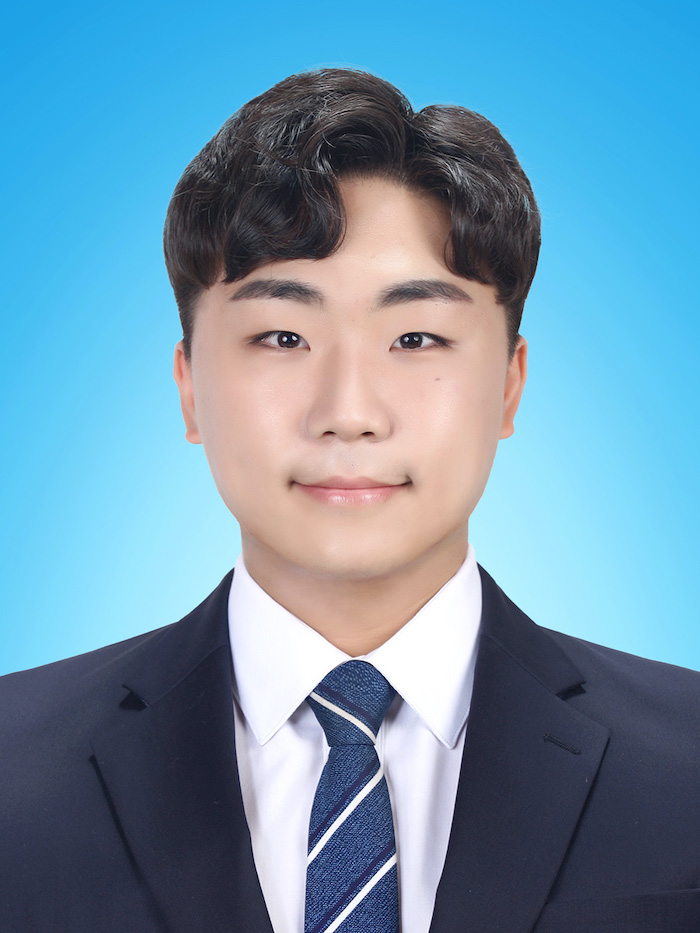
#> input picture 2_2_OpenCV/Image/study_image.jpg, 700 x 933 px
$ python hitograme.py
#> lines starting #> are read from the running program, lines starting #| are printed output that depends on the picture
import cv2
from matplotlib import pyplot as plt
#이미지 경로
image_file = "Image/study_image.jpg"
# 수정 ㅇ벗는 원본 이미지
original = cv2.imread(image_file, cv2.IMREAD_COLOR)
#> original is the input picture: shape (933, 700, 3); mean B, G, R 172.9, 149.1, 109.4
# 흑백 사진 이미지
gray = cv2.imread(image_file,cv2.IMREAD_GRAYSCALE)
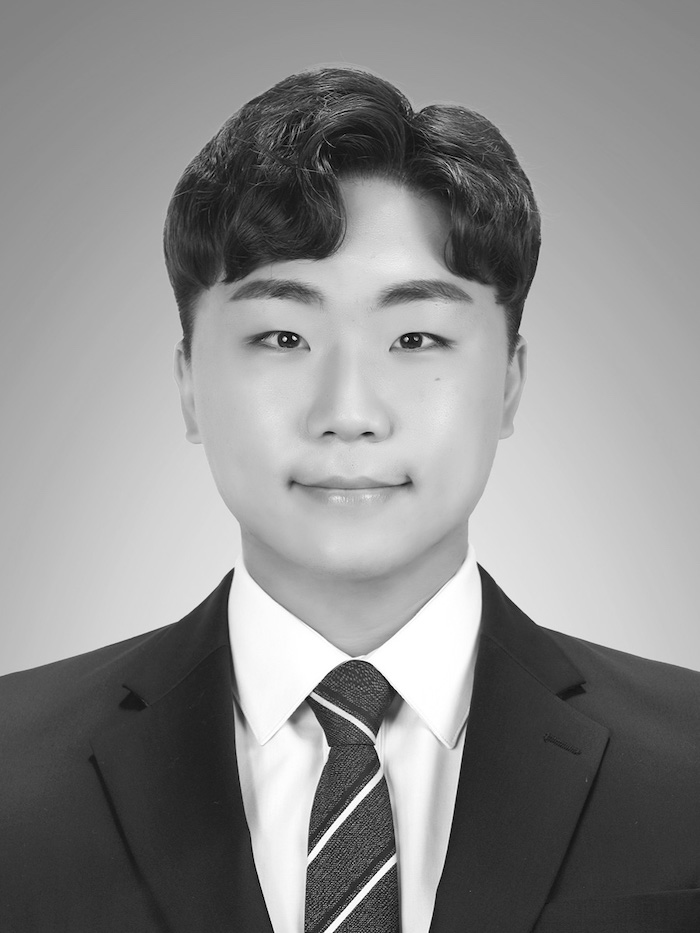
#> gray: shape (933, 700); min 0, max 255, mean 140
# 이미지 파일의 알파 채널
unchange = cv2.imread(image_file, cv2.IMREAD_UNCHANGED)
# rbg는 저작권이 붙어 bgr로 입력
color = ('b','g','r')


for i,col in enumerate(color):
    # calcHist 파라미터 설명
    # 1. images : 분석할 이미지 파일
    # 2. Channel : 컬러 이미지(BGR)이면, 배열 값 3개로 정의
    # 3. mask : 분석할 영역의 형태인 mask
    # 4. images : 히스토그램의 hist 크기,
    # 5. 범위 : 컬러 이미지(bgr)아묜 0 - 256까지 배열
    hist = cv2.calcHist([original],[i], None, [256],[0,256])
    plt.figure(1)
    plt.plot(hist, color = col)


# 원본 이미지 히스토그램 출력
plt.show()
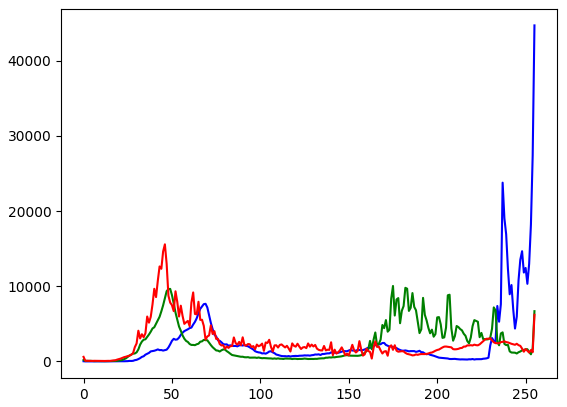
#> figure drawn by matplotlib, 1 panel; curve peaks at x = 255, y = 44704; curve peaks at x = 175, y = 10039; curve peaks at x = 46, y = 15577

$ run again, with 2_2_OpenCV/Image/my_face2.jpg copied over 2_2_OpenCV/Image/study_image.jpg
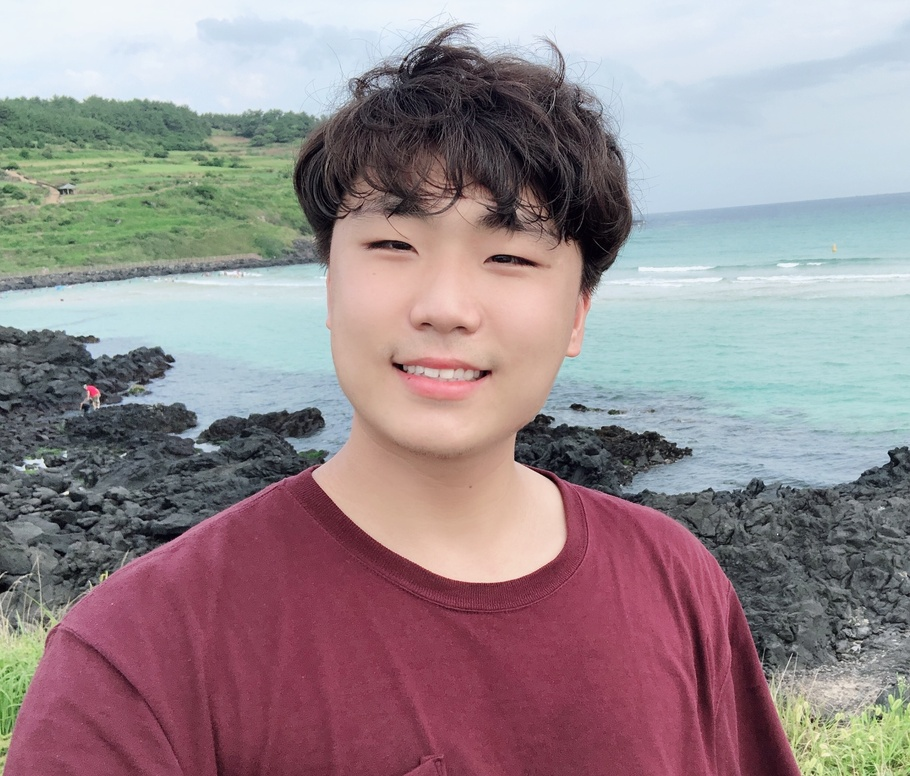
#> input picture 2_2_OpenCV/Image/my_face2.jpg, 910 x 776 px, shrunk from 2304 x 1965 before the run
#> original is the input picture: shape (776, 910, 3); mean B, G, R 142.2, 137.9, 151.8
#> `gray = cv2.imread(image_file,cv2.IMREAD_GRAYSCALE)`:
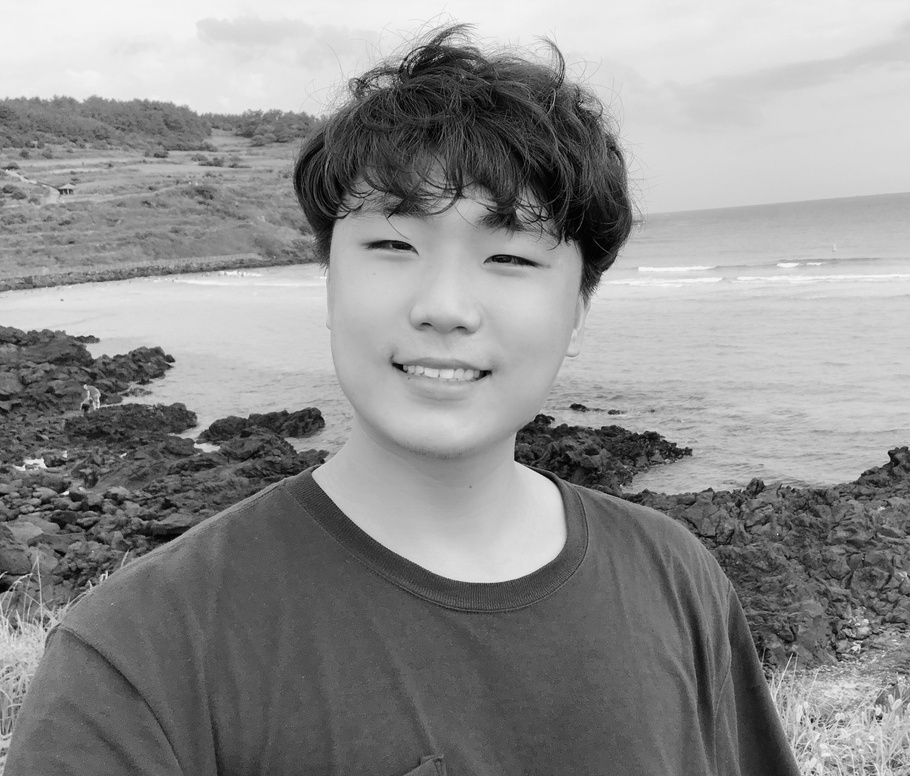
#> gray: shape (776, 910); min 0, max 251, mean 142.6
#> `plt.show()`:
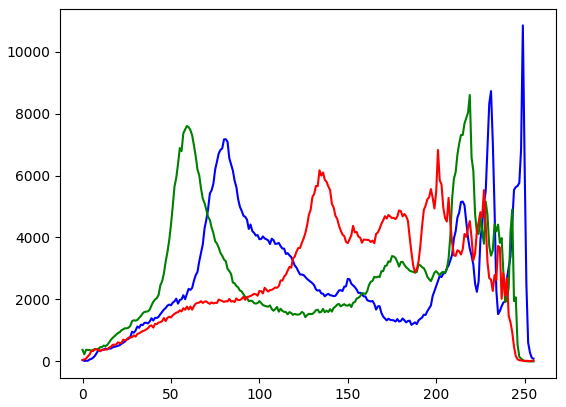
#> figure drawn by matplotlib, 1 panel; curve peaks at x = 249, y = 10844; curve peaks at x = 219, y = 8598; curve peaks at x = 201, y = 6825

$ run again, with 2_2_OpenCV/Image/my_face3.jpg copied over 2_2_OpenCV/Image/study_image.jpg
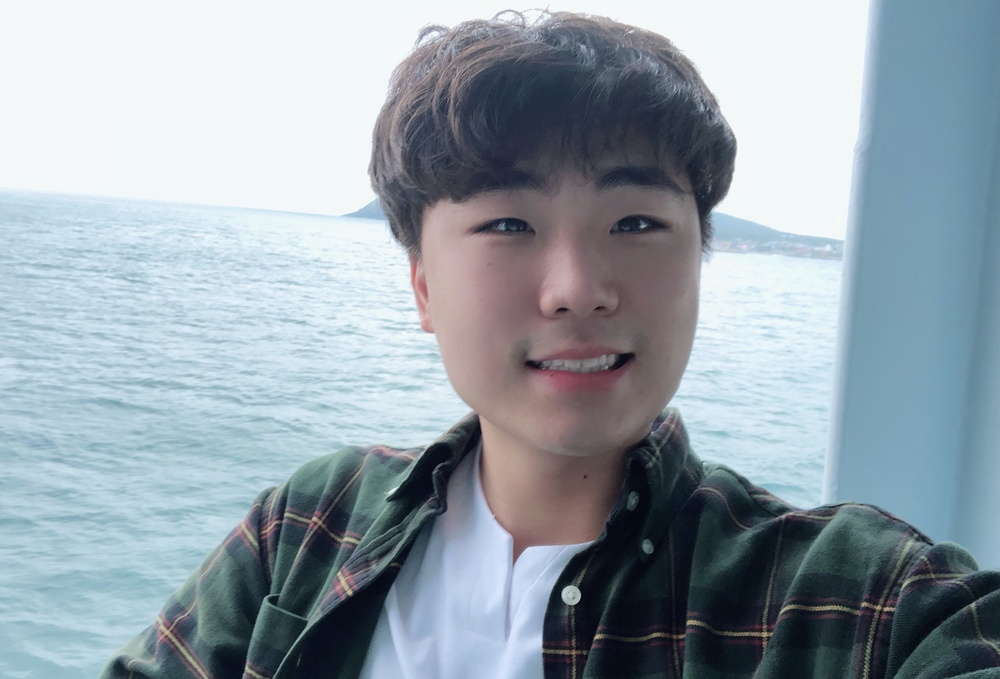
#> input picture 2_2_OpenCV/Image/my_face3.jpg, 1000 x 679 px, shrunk from 2833 x 1925 before the run
#> original is the input picture: shape (679, 1000, 3); mean B, G, R 169.7, 160.9, 148.2
#> `gray = cv2.imread(image_file,cv2.IMREAD_GRAYSCALE)`:
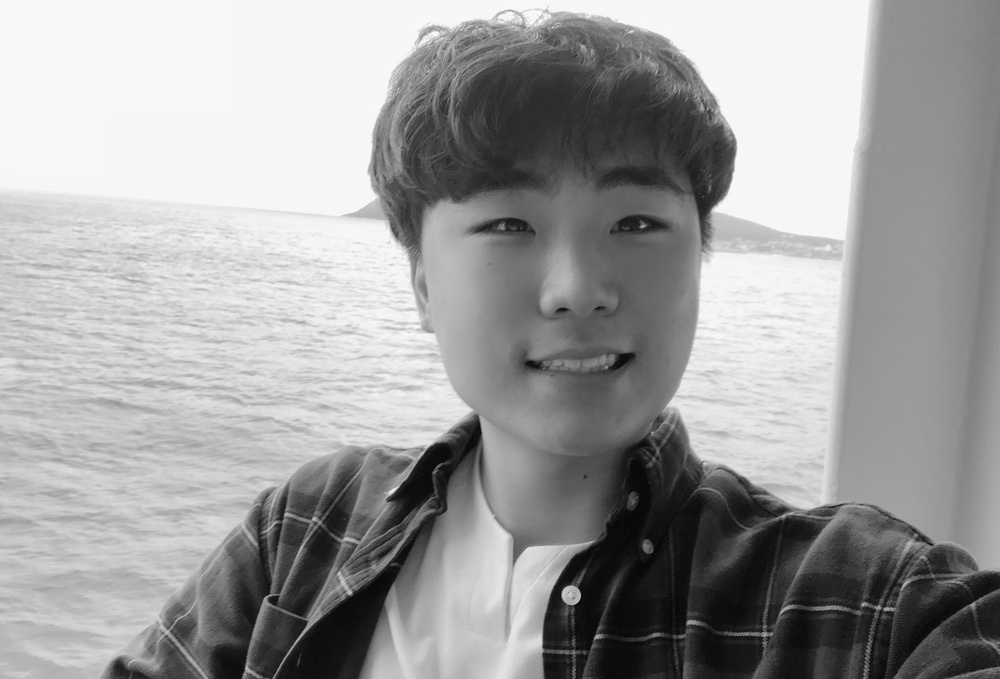
#> gray: shape (679, 1000); min 2, max 255, mean 158.1
#> `plt.show()`:
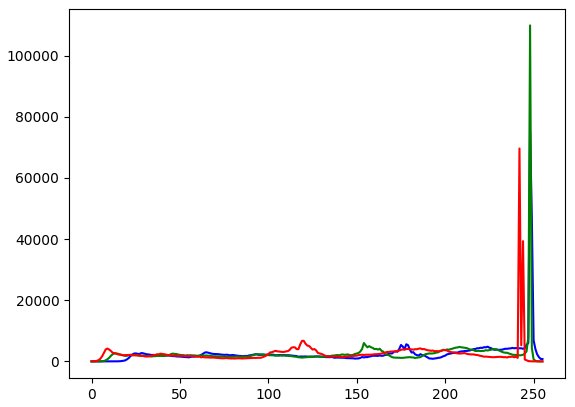
#> figure drawn by matplotlib, 1 panel; curve peaks at x = 248, y = 75442; curve peaks at x = 248, y = 109878; curve peaks at x = 242, y = 69620
